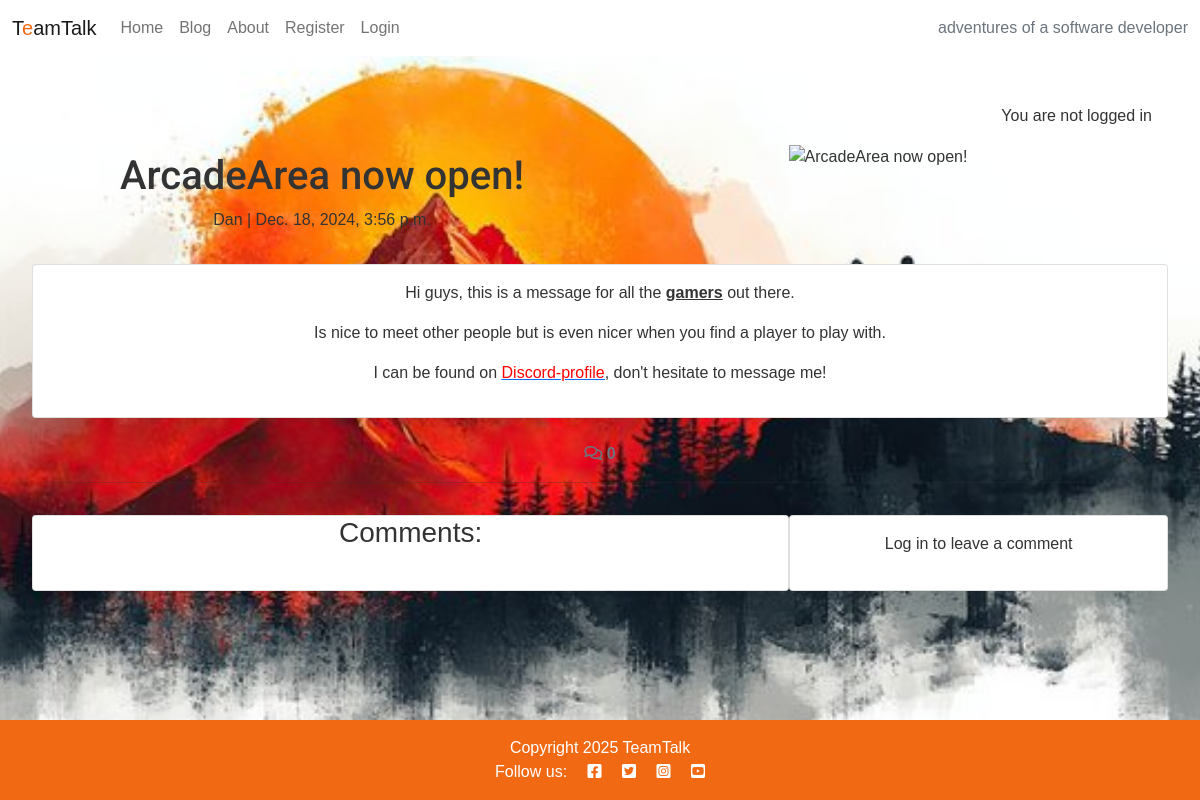
/blog/dan-the-gamer/, run on the app's committed database.
### blog/models.py (models this page shows, shortened)
class Post(models.Model):
    title = models.CharField(max_length=100)
    slug = models.SlugField(max_length=100)
    author_id = models.ForeignKey(
    User, on_delete=models.CASCADE, related_name="blog_posts"
    )
    featured_image = CloudinaryField('image', default='placeholder')
    content = models.TextField()
    created_at = models.DateTimeField(auto_now_add=True)
    updated_at = models.DateTimeField(auto_now=True)
    status = models.CharField(
        max_length=20,
        choices=[('draft', 'Draft'), ('published', 'Published')],
        default='draft'
    )

### blog/views.py (the view, shortened to what this page needs)
# urls.py: path('<slug:slug>/', views.post_detail, name='post_detail'),
def post_detail(request, slug):
    queryset = Post.objects.filter(status='published')
    post = get_object_or_404(queryset, slug=slug)
    comments = post.comments.all().order_by("-created_on")
    comment_count = post.comments.filter(approved=True).count()
    comment_form = CommentForm()
    return render(
        request,
        "blog/post_detail.html",
        {
            "post": post,
            "comments": comments,
            "comment_count": comment_count,
            "comment_form": comment_form
        },
    )

### blog/templates/blog/post_detail.html (shortened to what this page needs)
{% extends 'base.html' %}
{% load static %}
{% load crispy_forms_tags %}
{% block content %}
<div class="masthead">
    <div class="container">
        <div class="row g-0">
            <div class="col-md-6 masthead-text">
                <h1 class="post-title">{{ post.title }}</h1>
                <p class="post-subtitle">{{ post.author_id }} | {{ post.created_at }}</p>
            </div>
            <div class="d-none d-md-block col-md-6 masthead-image">
                {% if "placeholder" in post.featured_image.url %}
                <img src="{% static 'images/image1.jpg' %}" width="75%" class="scale" alt="placeholder">
                {% else %}
                <img src="{{ post.featured_image.url }}" width="75%" class="scale" alt="{{ post.title }}">
                {% endif %}
            </div>
        </div>
    </div>
</div>
<div class="container">
    <div class="row">
        <div class="col card mb-4  mt-3 left  top">
            <div class="card-body">
                <article class="card-text">
                    {{ post.content | safe }}
                </article>
            </div>
        </div>
    </div>
    <div class="row">
        <div class="col-12">
            <strong class="text-secondary">
                <i class="far fa-comments"></i> {{ comment_count }}
            </strong>
        </div>
        <div class="col-12">
            <hr>
        </div>
    </div>
    <div class="row">
        <div class="col-md-8 card mb-4 mt-3 ">
            <h3>Comments:</h3>
            <div class="card-body">
            </div>
        </div>
        <div class="col-md-4 card mb-4 mt-3 ">
            <div class="card-body">
                {% if user.is_authenticated %}
                <h3>Leave a comment:</h3>
                <p>Posting as: {{ user.username }}</p>
                <form id="commentForm" method="post" style="margin-top: 1.3em;">
                    {{ comment_form }}
                    {% csrf_token %}
                    <button id="submitButton" type="submit" class="btn btn-signup btn-lg">Submit</button>
                </form>
                {% else %}
                <p>Log in to leave a comment</p>
                {% endif %}
            </div>
        </div>
    </div>
</div>
{% endblock content %}

### static/css/style.css (style rules this page uses)
body { background-image: url(/static/images/indexpic.jpg); background-size: cover; background-position: center; background-repeat: no-repeat; margin: 0; font-family: Arial, sans-serif; background-color: #f7f7f7; color: #333333; }
h1, h2 { margin: 0.5rem 0; font-family: Roboto; }

### data on the page
Post: title "ArcadeArea now open!", author_id "Dan", created_at "Dec. 18, 2024, 3:56 p.m.", content "Hi guys, this is a message for all the gamers out there. Is nice to meet other people but is even nicer when you find a player to play with. I can be found on Discord-profile , don't hesitate to message me!"

### other printed values
{{ comment_count }} "0"
